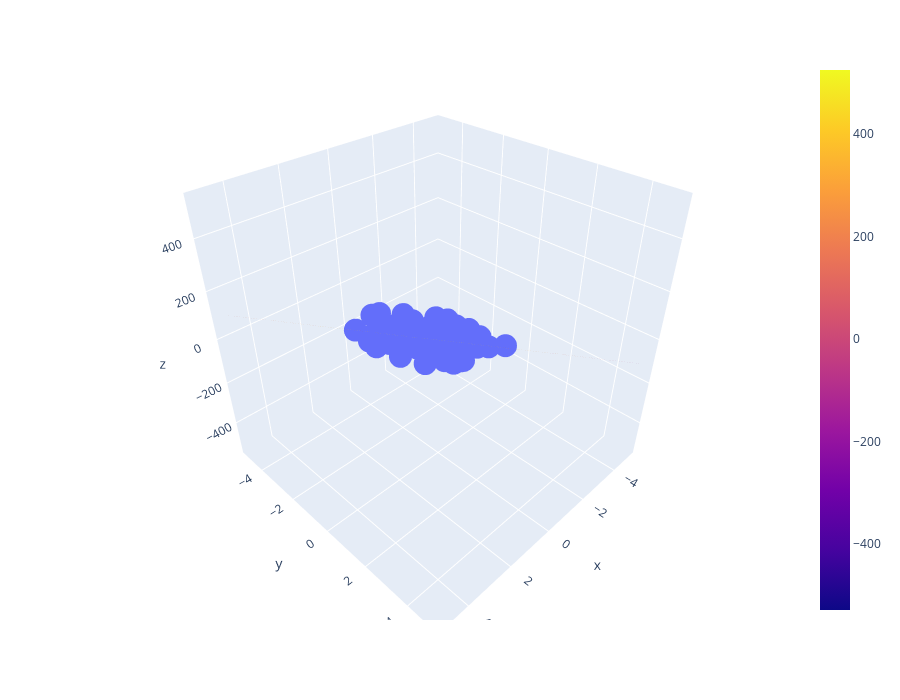

Write notebook code for a chart like this one.
### Code cell
ig = px.scatter_3d(df, x='feature1', y='feature2', z='target')

fig.add_trace(go.Surface(x = x, y = y, z =z ))

fig.show()
